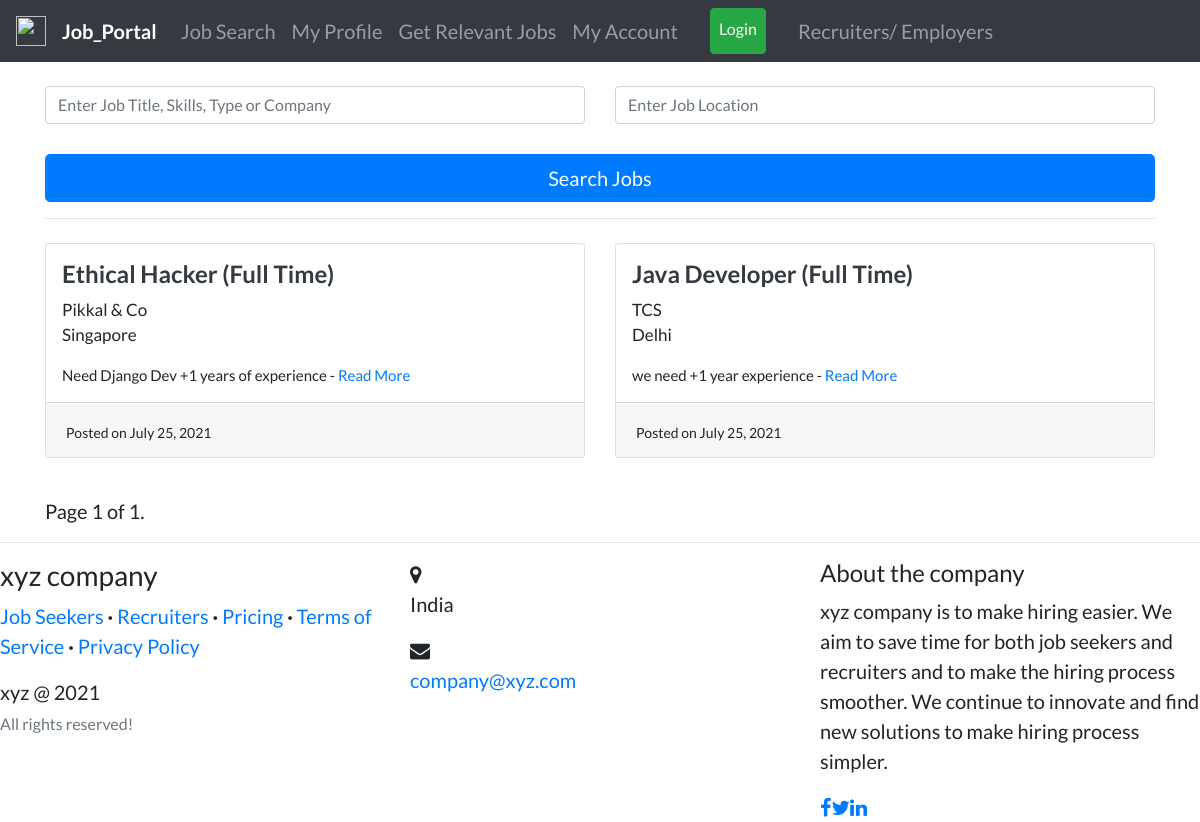
The page /job/ on the database its author committed.
### recruiters/models.py (models this page shows, shortened)
class Job(models.Model):
    recruiter = models.ForeignKey(
        User, related_name='jobs', on_delete=models.CASCADE)
    title = models.CharField(max_length=255)
    company = models.CharField(max_length=200)
    location = models.CharField(max_length=255)
    description = models.TextField()
    skills_req = models.CharField(max_length=200)
    job_type = models.CharField(
        max_length=30, choices=CHOICES, default='Full Time', null=True)
    link = models.URLField(null=True, blank=True)
    slug = AutoSlugField(populate_from='title', unique=True, null=True)
    date_posted = models.DateTimeField(default=timezone.now)

### candidates/views.py (the view, shortened to what this page needs)
# urls.py: path('job/', views.job_search_list, name='job-search-list'),
def job_search_list(request):
    query = request.GET.get('p')
    loc = request.GET.get('q')
    object_list = []
    if(query == None):
        object_list = Job.objects.all()
    if(loc == None):
        locat = Job.objects.all()
    else:
        locat = Job.objects.filter(
            location__icontains=loc).order_by('-date_posted')
    final_list = []
    for i in object_list:
        if i in locat:
            final_list.append(i)
    paginator = Paginator(final_list, 20)
    page_number = request.GET.get('page')
    page_obj = paginator.get_page(page_number)
    context = {
        'jobs': page_obj,
        'query': query,
    }
    return render(request, 'candidates/job_search_list.html', context)

### candidates/templates/candidates/job_search_list.html (shortened to what this page needs)
{% extends "users/layout.html" %} {% load static %} {% block content %}
<div>
  <form
    class="form-signin mt-4"
    action="{% url 'job-search-list' %}"
    method="get"
  >
    <div class="row">
      <div class="col-md-6">
        <input
          name="p"
          type="text"
          class="form-control"
          placeholder="Enter Job Title, Skills, Type or Company"
        /><br />
      </div>
      <div class="col-md-6">
        <input
          name="q"
          type="text"
          class="form-control"
          placeholder="Enter Job Location"
        /><br />
      </div>
    </div>
    <div class="form-group">
      <button class="btn btn-lg btn-primary btn-block" type="submit">
        Search Jobs
      </button>
    </div>
  </form>
  <hr my-2 />
  {%if jobs %}
  <div class="row">
    {% for job in jobs %}
    <div class="col-md-6">
      <div class="card card-signin my-2">
        <span class="ml-3 mt-3">
          <a href="{% url 'job-detail' job.slug %}"
            ><h4 class="text-dark">
              <b>{{job.title}} ({{job.job_type}})</b>
            </h4></a
          >
          <p style="font-size: 17px">{{job.company}}<br />{{job.location}}</p>
          <p style="font-size: 15px">
            {{job.description|truncatewords:30}} -
            <a href="{% url 'job-detail' job.slug %}">Read More</a>
          </p>
        </span>
        <div class="card-footer">
          <span style="font-size: 14px"
            >Posted on {{job.date_posted|date:"F d, Y"}}</span
          >
        </div>
      </div>
    </div>
    {% endfor %}
  </div>
</div>
<br />
<div class="pagination">
  <span class="step-links">
    <span class="current">
      Page {{ jobs.number }} of {{ jobs.paginator.num_pages }}.
    </span>
  </span>
</div>
{% endif %} {% endblock content %}

### users/templates/users/layout.html (style rules this page uses)
body { font-family: "Lato"; font-size: 20px; }

### rows shown on the page
Job: title "Ethical Hacker", job_type "Full Time", company "Pikkal & Co", location "Singapore", description "Need Django Dev +1 years of experience", date_posted "July 25, 2021"
Job: title "Java Developer", job_type "Full Time", company "TCS", location "Delhi", description "we need +1 year experience", date_posted "July 25, 2021"

### other values the page prints
{{ jobs.number }} "1"
{{ jobs.paginator.num_pages }} "1"
